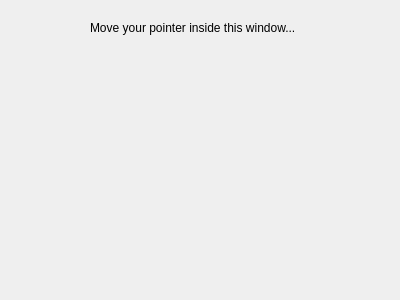
<?xml version="1.0" encoding="UTF-8"?>
<ui version="4.0">
 <class>MainWindow</class>
 <widget class="QMainWindow" name="MainWindow">
  <property name="geometry">
   <rect>
    <x>0</x>
    <y>0</y>
    <width>400</width>
    <height>300</height>
   </rect>
  </property>
  <property name="windowTitle">
   <string>MainWindow</string>
  </property>
  <widget class="QWidget" name="centralWidget">
   <widget class="QLabel" name="label">
    <property name="geometry">
     <rect>
      <x>90</x>
      <y>20</y>
      <width>251</width>
      <height>16</height>
     </rect>
    </property>
    <property name="text">
     <string>Move your pointer inside this window...</string>
    </property>
   </widget>
  </widget>
 </widget>
 <layoutdefault spacing="6" margin="11"/>
 <resources/>
 <connections/>
</ui>
